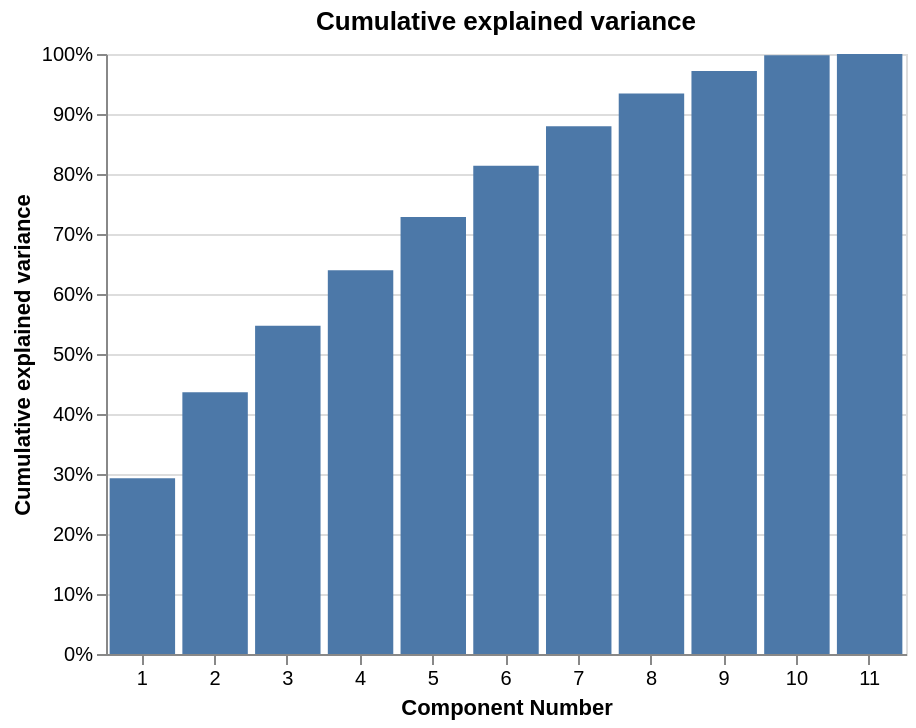
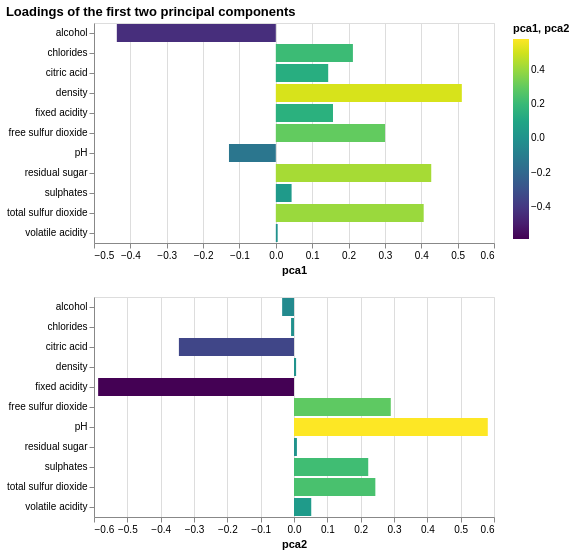

Notebook cell for these charts, in order:
### Code cell
# Scale features and perform PCA analysis
analyzer.scale_features()
variance_chart, loadings_chart = analyzer.perform_pca_analysis()
display(variance_chart)
display(loadings_chart)

### Figure 1 — Vega-Lite specification as saved in the notebook (floating-point values rounded to 4 significant figures)
{"config": {"view": {"continuousWidth": 400, "continuousHeight": 300}}, "data": {"name": "data-38559a5b907af25579ae517ca0cad0e0"}, "mark": "bar", "encoding": {"tooltip": [{"type": "quantitative", "field": "Cumulative explained variance", "format": ".0%"}], "x": {"type": "nominal", "axis": {"labelAngle": 0}, "field": "Component Number"}, "y": {"type": "quantitative", "axis": {"format": "%"}, "field": "Cumulative explained variance"}}, "title": "Cumulative explained variance", "width": 400, "$schema": "https://vega.github.io/schema/vega-lite/v4.8.1.json", "datasets": {"data-38559a5b907af25579ae517ca0cad0e0": [{"Component Number": 1, "Cumulative explained variance": 0.2929}, {"Component Number": 2, "Cumulative explained variance": 0.4361}, {"Component Number": 3, "Cumulative explained variance": 0.5472}, {"Component Number": 4, "Cumulative explained variance": 0.6398}, {"Component Number": 5, "Cumulative explained variance": 0.7283}, {"Component Number": 6, "Cumulative explained variance": 0.8136}, {"Component Number": 7, "Cumulative explained variance": 0.8797}, {"Component Number": 8, "Cumulative explained variance": 0.9342}, {"Component Number": 9, "Cumulative explained variance": 0.9718}, {"Component Number": 10, "Cumulative explained variance": 0.9981}, {"Component Number": 11, "Cumulative explained variance": 1.0}]}}

### Figure 2 — Vega-Lite specification as saved in the notebook (floating-point values rounded to 4 significant figures)
{"config": {"view": {"continuousWidth": 400, "continuousHeight": 300}}, "vconcat": [{"mark": "bar", "encoding": {"color": {"type": "quantitative", "field": "pca1", "scale": {"scheme": "viridis"}}, "x": {"type": "quantitative", "field": "pca1"}, "y": {"type": "ordinal", "field": "index", "title": null}}}, {"mark": "bar", "encoding": {"color": {"type": "quantitative", "field": "pca2", "scale": {"scheme": "viridis"}}, "x": {"type": "quantitative", "field": "pca2"}, "y": {"type": "ordinal", "field": "index", "title": null}}}], "data": {"name": "data-7af5b52170da0cb8ea6412b501ec2cec"}, "title": "Loadings of the first two principal components", "$schema": "https://vega.github.io/schema/vega-lite/v4.8.1.json", "datasets": {"data-7af5b52170da0cb8ea6412b501ec2cec": [{"index": "fixed acidity", "pca1": 0.1572, "pca2": -0.5876}, {"index": "volatile acidity", "pca1": 0.005089, "pca2": 0.05173}, {"index": "citric acid", "pca1": 0.144, "pca2": -0.3453}, {"index": "residual sugar", "pca1": 0.4274, "pca2": 0.008749}, {"index": "chlorides", "pca1": 0.212, "pca2": -0.0088}, {"index": "free sulfur dioxide", "pca1": 0.3003, "pca2": 0.2904}, {"index": "total sulfur dioxide", "pca1": 0.4067, "pca2": 0.244}, {"index": "density", "pca1": 0.5115, "pca2": 0.006297}, {"index": "pH", "pca1": -0.1288, "pca2": 0.5813}, {"index": "sulphates", "pca1": 0.04338, "pca2": 0.2227}, {"index": "alcohol", "pca1": -0.4372, "pca2": -0.03557}]}}
